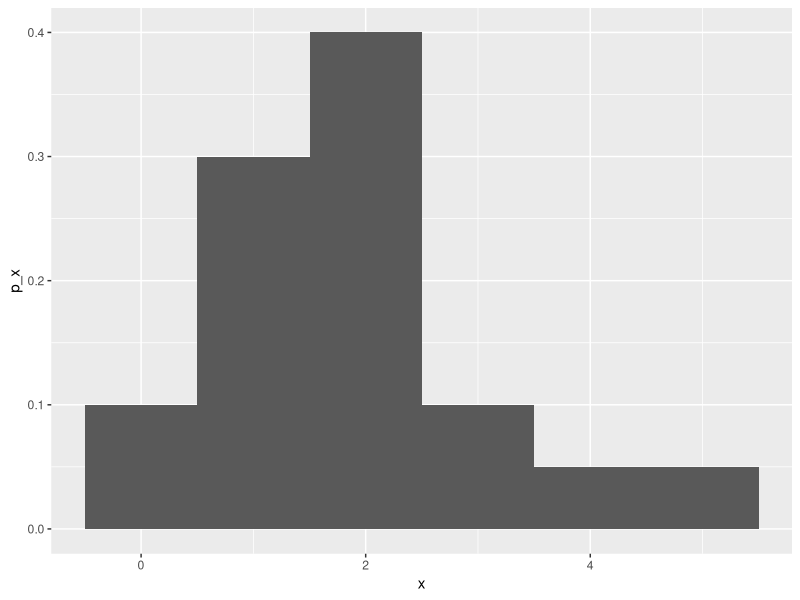
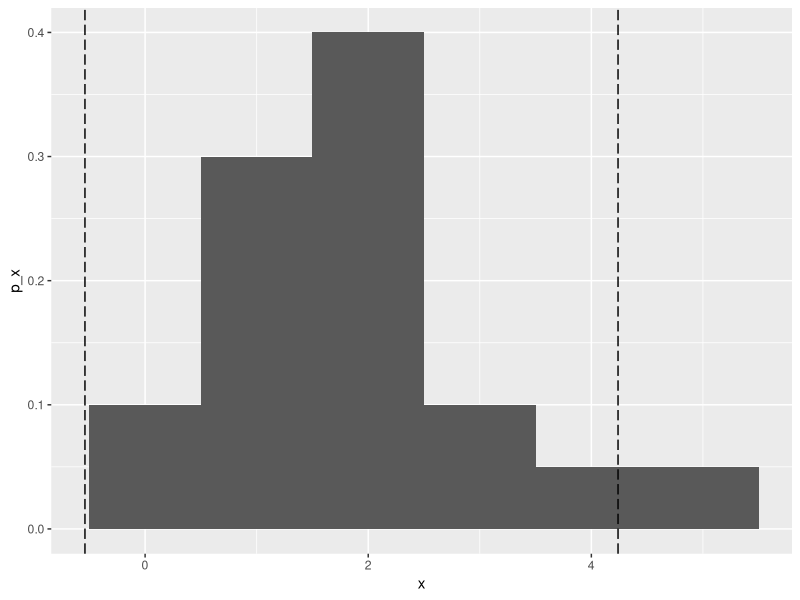
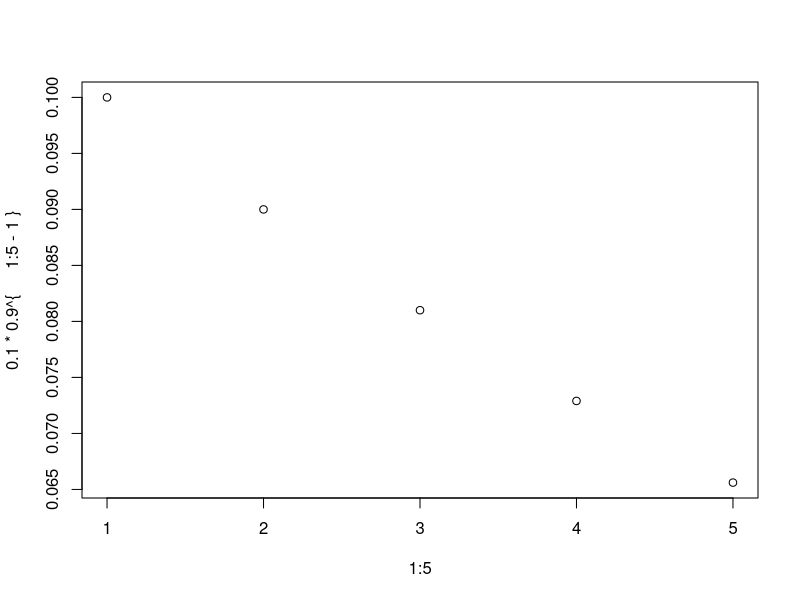

The R script that drew these images, in order:
## ---- chunk 1
#| include: false
g <- glue::glue
library(ggplot2)
sapply(list.files(here::here('R'), full.names = T), source)
## ---- chunk 2
d <- data.frame(
    x = 0:5,
    p_x = c(.1, .3, .4, .1, .05, .05)
)

ggplot(d, aes(x = x, y = p_x)) + 
    geom_bar(stat = "identity", width = 1)
## ---- chunk 3
d <- d |> 
dplyr::mutate(
    `x * p_x` = round(x*p_x, 3),
    `x - mu` = round(x - sum(x*p_x), 3),
    `(x - mu)^2*p_x` = round(`x - mu`^2 * p_x, 3)
)

d |> flextable::flextable() |> flextable::autofit()

## ---- chunk 4
(d_mu <- sum(d$`x * p_x`))
## ---- chunk 5
(d_var <- sum(d$`(x - mu)^2*p_x`))
## ---- chunk 6
(d_std <- sqrt(d_var))
## ---- chunk 7
ggplot(d, aes(x = x, y = p_x)) + 
    geom_bar(stat = "identity", width = 1) +
    geom_vline(xintercept = d_mu + c(-2,2)*d_std, linetype = "longdash")


## ---- chunk 8
round(d_mu + c(-2,2)*d_std, 2)
## ---- chunk 9
plot(x = 1:5, y = .1 * .9^{1:5 - 1})
## ---- chunk 10
d_34 <- data.frame(
    x = 3:13,
    p_x= c(.03, .05, .07, .1, .14, .2, .18, .12, .07, .03, .01)

)
## ---- chunk 11
(d_mean <- with(d_34, sum(x*p_x)))
## ---- chunk 12
(d_sd <- with(d_34, (x - d_mean)^2*p_x) |> sum() |> sqrt())
## ---- chunk 13
(d_int <- round(d_mean + c(-2,2) * d_sd,2))
## ---- chunk 14
sum(d_34$p_x[d_34$x >=4 & d_34$p_x <= 11])
## ---- chunk 15
tibble::tibble(
    x = 0:3,
    p_x = choose(3, x) * .5^3
) |> 
flextable::flextable()

## ---- chunk 16
1.5 + c(-1, 1) * .87
## ---- chunk 17
1.5 + c(-2, 2) * .87
